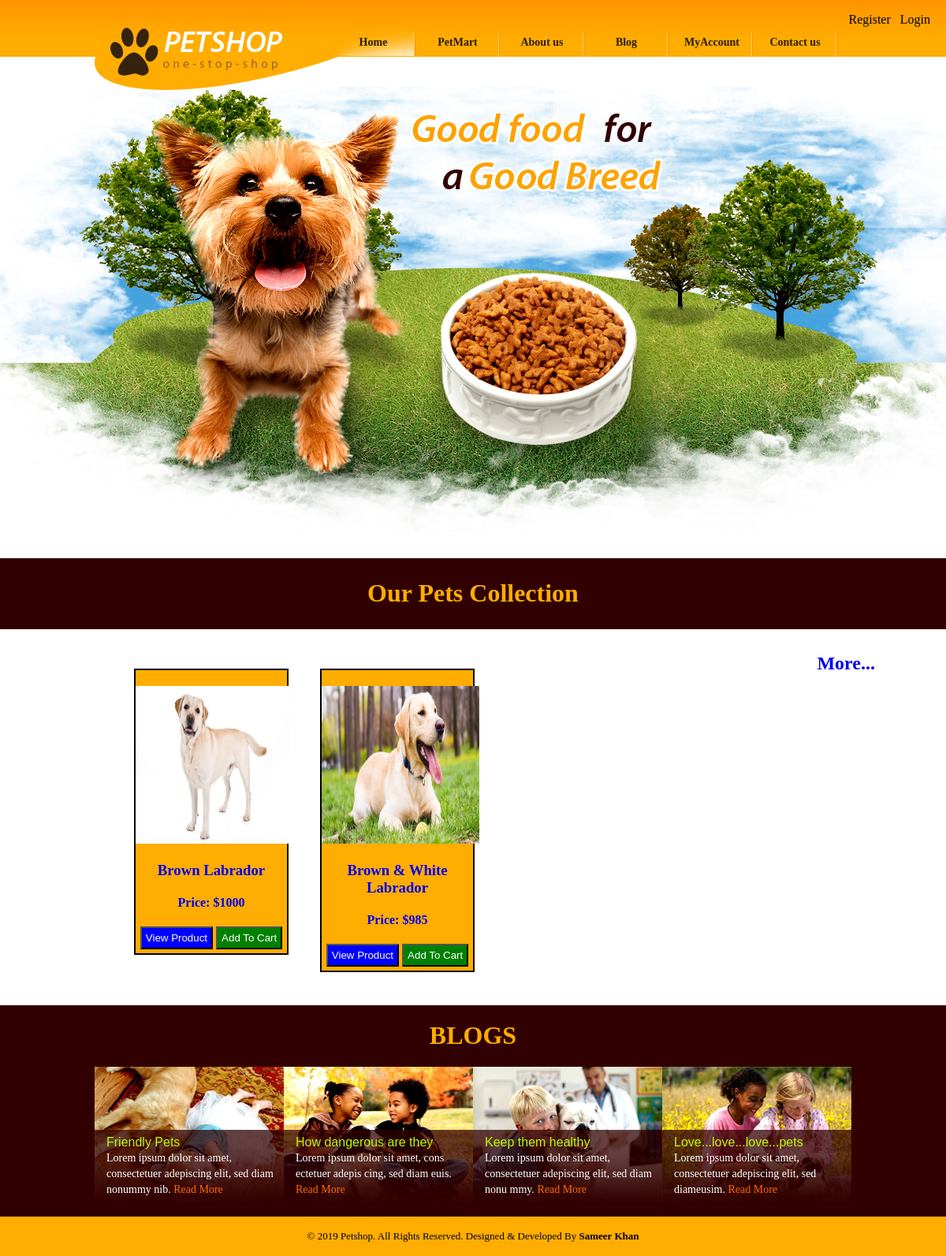
The page / on the database its author committed.
### mypet/models.py (models this page shows, shortened)
class Pet(models.Model):
	Pet_Choice = [
	('dog','DOG'),
	('cat','CAT'),
	]
	Breed_Choice = [
	('labrador','LABRADOR'),
	('bulldog','BULLDOG'),
	('german_shepherd','GERMAN_SHERPHERD'),
	('beagle','BEAGLE'),
	('poodle','POODLE'),
	('exotic_shorthair','EXOTIC SHORTHAIR'),
	('ragdoll','RAGDOLL'),
	('british_shorthair','BRITISH SHORTHAIR'),
	('persian','PERSIAN'),
	('maine_coon','MAINE COON'),
	]
	name = models.CharField(max_length=100,null=True)
	category = models.CharField(max_length=100,choices=Pet_Choice,default='dog')
	breed = models.CharField(max_length=100,choices=Breed_Choice,default='labrador')
	color = models.CharField(max_length=100,null=True)
	price = models.IntegerField(null=True)
	age = models.IntegerField(null=True)
	Image = models.ImageField(upload_to="shop/images",null=True)
	pub_date = models.DateField()

### mypet/views.py (the view)
# urls.py: path('',views.index,name="index"),
def index(request):
	pet=Pet.objects.all()
	cart=Cart.objects.all()
	car=cart.count()
	list=[]
	print()
	c=0
	d=0
	for i in pet:
		if i.category=='dog':
			c=c+1
			if c<3:
				list.append(i)
		elif i.category=="cat":
			d=d+1
			if d<3:
				list.append(i)
	return render(request,'index.html',{'pet':list,'cartt':car})

### templates/index.html (shortened to what this page needs)
{% extends 'base.html' %}
{% load static %}
{% block content %}
			<div id="header">
	           		<a href="index.html" id="logo"><img src="{% static 'images/logo.gif' %}" width="310" height="114" alt="" title=""></a>
					<ul class="navigation">
						<li class="active"><a href="{% url 'index' %}">Home</a></li>
						<li><a href="{% url 'petmart' %}">PetMart</a></li>
						<li><a href="{% url 'about' %}">About us</a></li>
						<li><a href="{% url 'blog' %}">Blog</a></li>
						<li><a href="{% url 'myaccount' %}">MyAccount</a></li>
						<li><a href="{% url 'contact' %}">Contact us</a></li>
					</ul>
			</div>
			<div id="body">
					<div class="banner">&nbsp;</div>
					<div style="background-color: #310000;margin:30px 0px;padding:5px 0px;">
						<center><h1 style="color:#ffad00;">Our Pets Collection</h1></center>
					</div>
					<div class="gallery" style="width: 80%;margin-left:150px;">
						{% for i in pet %}
						{% if forloop.counter <= 4 %}
				   			<div style="background-color: #ffad00;width: 20%;float: left; border:2px solid black;padding-top:20px;margin: 20px;">
				   				<center>
				   				<a href="{% url 'view' i.id %}">
				   				<img src="/media/{{i.Image}}/"style="width:200px;height: 200px;">
				   				<h3>{{i.name}}</h3>
				   				<h4>Price: ${{i.price}}</h4>
				   				<button style="background-color:blue;color:white;padding: 5px;margin:0px 0px 5px 0px;">View Product</button>
				   				</a>
				   				<a href="{% url 'cart' i.id %}">
				   				<button style="background-color:green;color:white;padding: 5px;margin:0px 0px 5px 0px;">Add To Cart</button>
				   				</a>
				   				</center>
				   			</div>
				   			{% endif %}
				   			{% endfor %}
				   			<div>
				   				<a style="text-align: right;" href="{% url 'petmart' %}"><h2>More...</h2></a>
				   			</div>
				   		</div>
			{% endblock %}}

### static/css/style.css (style rules this page uses)
body { margin:0; padding:0; background: url("../images/bg-body.gif"); background-repeat:repeat-x; }
#header { width:960px; height:72px; position:relative; margin:0 auto; }
#header a#logo { position:relative; z-index:100; }
#header a#logo img { border:0; }
#header ul.navigation { list-style-type:none; margin:-82px 0 0 300px; padding:0; overflow:hidden; }
#header ul.navigation li { float:left; height:35px; width:107px; }
#header ul.navigation li.active { background:url("../images/menu.gif"); background-repeat:no-repeat; background-position: 0 -160px; }
#header ul.navigation li a { text-decoration:none; color:#2c1d00; font-family:"Myriad Pro"; font-size:14px; font-weight:bold; display:inline-block; line-height:35px; background:url("../images/menu-separator.gif"); background-repeat:no-repeat; background-position:right; height:35px; padding:0 20px 0 20px; text-align:center; width:67px; }
#body div.banner { background:url("../images/dog.jpg"); background-position:center; background-repeat:no-repeat; height:606px; }

### templates/base.html (style rules this page uses)
a { text-decoration: none; }

### rows shown on the page
Pet: Image (picture), name "Brown Labrador", price "1000"
Pet: Image (picture), name "Brown & White Labrador", price "985"
